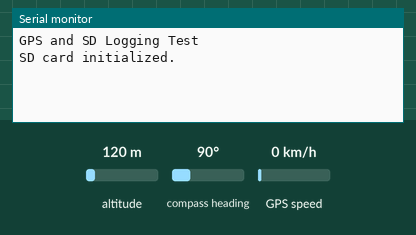
The sketch below on a simulated Arduino Uno, built with avr-gcc and run on an emulated ATmega328P. Parts: the last lines printed to the serial monitor. The inputs (shaded band) are chosen by the test bench; at power-on: altitude 120 m, compass heading 90°, GPS speed 0 km/h. Storage starts empty; the GPS gets a fix after 3 s at 37.7749, -122.4194 with 8 satellites.

Above: at 1.2 s.
1.3 s: altitude set to 20 m
At 3.5 s:
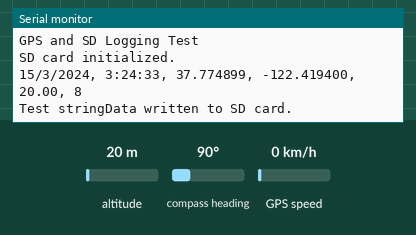
4.6 s: altitude set to 250 m
At 5.8 s:
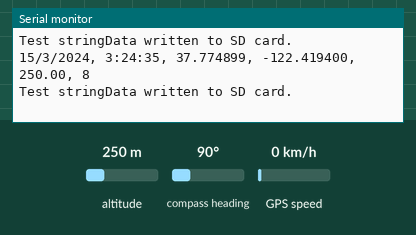
Timing chart, 0 to 7.6 s (numbered marks = the images above; inputs shaded):
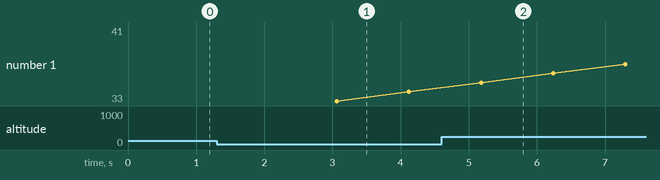

Measured:
- after the input at 1.3 s, the serial monitor: prints a new line after 1.8 s (image 1)
- after the input at 4.6 s, the serial monitor: prints a new line after 0.58 s (image 2)

The sketch:

write_to_SD_card.ino
```cpp
#include <TinyGPSPlus.h>
#include <SoftwareSerial.h>
#include <SD.h>
#include <SPI.h>

// Create an instance of TinyGPS++ to handle GPS data
TinyGPSPlus gps;

// Define RX and TX pins for the SoftwareSerial
SoftwareSerial gpsSerial(3, 4); // RX, TX
SoftwareSerial bridge(6, 7);
// Define chip select pin for the SD card module
const int chipSelect = 10;

void setup() {
  Serial.begin(9600);         // Start Serial Monitor
  gpsSerial.begin(9600);      // Start GPS communication
  Serial.println("GPS and SD Logging Test");

  // Initialize SD card
  if (!SD.begin(chipSelect)) {
    Serial.println("SD card initialization failed!");
    while (true);  // Halt if SD card is not initialized
  }
  Serial.println("SD card initialized.");

  // Create or open a file on the SD card
  File dataFile = SD.open("gpslog.txt", FILE_WRITE);
  if (dataFile) {
    dataFile.println("Date, Time, Latitude, Longitude, Altitude(m), Satellites");
    dataFile.close();
  } else {
    Serial.println("Error opening gpslog.txt");
  }
}

void loop() {
  // Continuously read GPS data if available
  while (gpsSerial.available() > 0) {
    gps.encode(gpsSerial.read());

    // Check if we have a valid GPS location
    if (gps.location.isUpdated()) {
      // Skip writing data if the date is invalid (0/0/2000)
      if (gps.date.month() == 0 || gps.date.day() == 0 || gps.date.year() == 2000) {
        return; // Skip this iteration if the date is not valid
      }

      // Prepare GPS data
      String dataString = "";
      dataString += gps.date.day();
      dataString += "/";
      dataString += gps.date.month();
      dataString += "/";
      dataString += gps.date.year();
      dataString += ", ";

      dataString += gps.time.hour() - 7;
      dataString += ":";
      dataString += gps.time.minute();
      dataString += ":";
      dataString += gps.time.second();
      dataString += ", ";

      dataString += String(gps.location.lat(), 6); // Latitude
      dataString += ", ";
      dataString += String(gps.location.lng(), 6); // Longitude
      dataString += ", ";
      dataString += String(gps.altitude.meters()); // Altitude
      dataString += ", ";
      dataString += String(gps.satellites.value()); // Satellite count

      // Print data to Serial Monitor
      Serial.println(dataString);

      Serial.write("Test string");

      // Save data to SD card
      File dataFile = SD.open("gpslog.txt", FILE_WRITE);
      if (dataFile) {
        dataFile.println(dataString);
        dataFile.close();
        Serial.println("Data written to SD card.");
      } else {
        Serial.println("Error opening gpslog.txt");
      }

      // Short delay before the next reading
      delay(1000);
    }
  }
}
```
